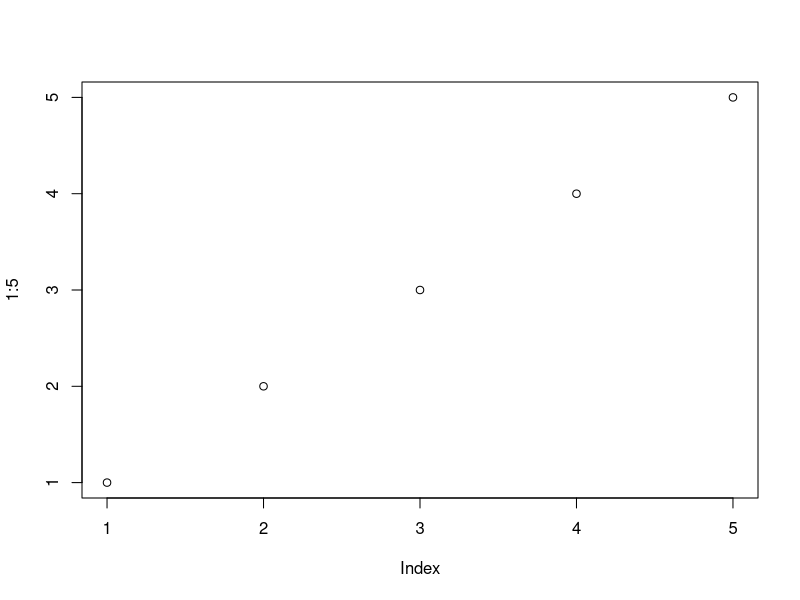
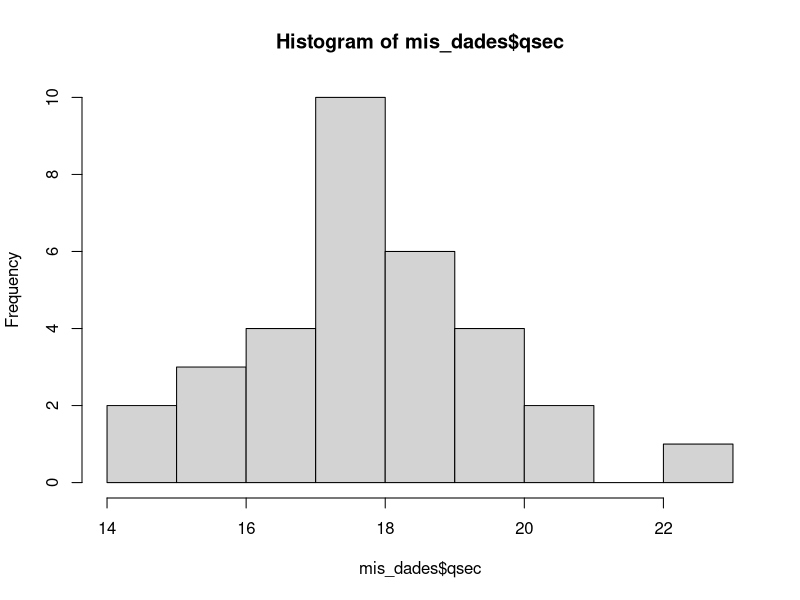
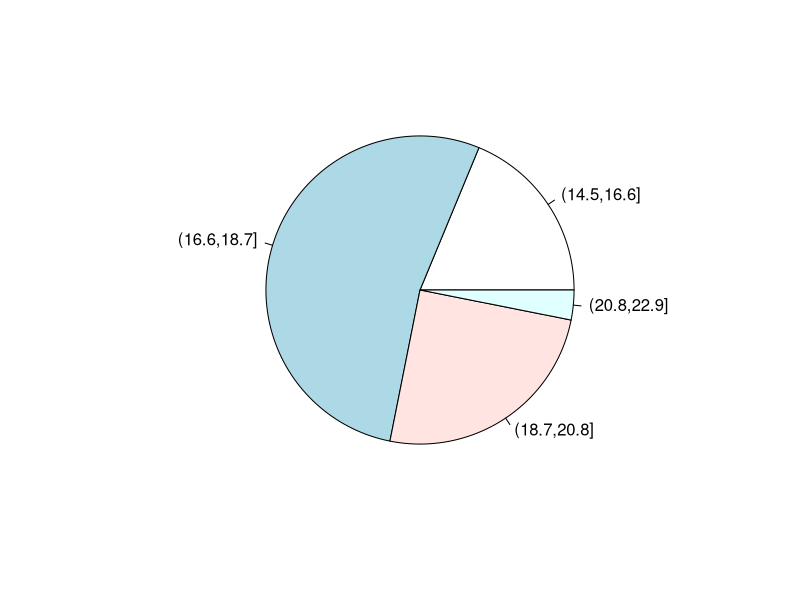

The R source for these figures, in order:
#Codigo para problema 1

plot(1:5)
2+2
mis_dades = mtcars
mis_dades$qsec
sort(mis_dades$qsec)

qsec_intervalos = cut(mis_dades$qsec, breaks = 4)

table(qsec_intervalos)

#Para hacer el histograma hay que usar 'hist'

hist(mis_dades$qsec, breaks = 10)

#Para hacer el promedio hay que usar 'mean'

mean(mis_dades$qsec)

#Para hacer la mediana hay que usar 'median'

mis_dades$drat
sort(mis_dades$drat)
median(mis_dades$drat)

#Para hacer el primer quartil hay que usar 'quantile(x,0.25)'

quantile(mis_dades$drat)
quantile(mis_dades$drat,0.25)

quantile(mis_dades$mpg,0.18)

#Tabla de frecuencias

sum(table(qsec_intervalos))
ni =(table(qsec_intervalos))
sum(ni)
fi = ni/sum(ni)
fi
pie(fi)

#Rango interquartilico IQR = Quantile de 0.75 - Quantile de 0.25

quantile(mis_dades$cyl,0.75)-quantile(mis_dades$cyl,0.25)
IQR(mis_dades$cyl)

#Para calcular la desviacion tipica hay que usar 'sd'

sd(mis_dades$cyl)

#Para calcular la variancia hay que usar var'

var(mis_dades$qsec)


